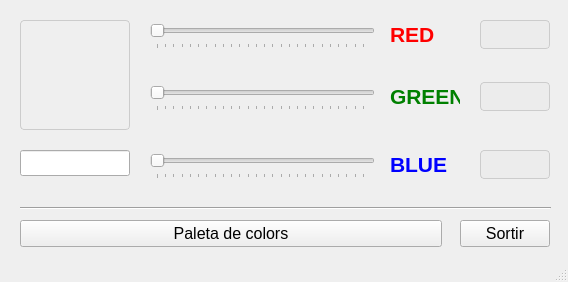
<?xml version="1.0" encoding="UTF-8"?>
<ui version="4.0">
 <class>MainWindow</class>
 <widget class="QMainWindow" name="MainWindow">
  <property name="geometry">
   <rect>
    <x>0</x>
    <y>0</y>
    <width>568</width>
    <height>282</height>
   </rect>
  </property>
  <property name="minimumSize">
   <size>
    <width>568</width>
    <height>282</height>
   </size>
  </property>
  <property name="maximumSize">
   <size>
    <width>568</width>
    <height>282</height>
   </size>
  </property>
  <property name="windowTitle">
   <string>Selector de color</string>
  </property>
  <widget class="QWidget" name="centralwidget">
   <widget class="QLabel" name="colorPreview">
    <property name="geometry">
     <rect>
      <x>20</x>
      <y>20</y>
      <width>110</width>
      <height>110</height>
     </rect>
    </property>
    <property name="minimumSize">
     <size>
      <width>110</width>
      <height>110</height>
     </size>
    </property>
    <property name="maximumSize">
     <size>
      <width>110</width>
      <height>110</height>
     </size>
    </property>
    <property name="styleSheet">
     <string notr="true">border: 1px solid rgb(204,204,204); border-radius: 4px;</string>
    </property>
    <property name="text">
     <string/>
    </property>
   </widget>
   <widget class="QLineEdit" name="colorHex">
    <property name="geometry">
     <rect>
      <x>20</x>
      <y>150</y>
      <width>110</width>
      <height>26</height>
     </rect>
    </property>
    <property name="minimumSize">
     <size>
      <width>110</width>
      <height>26</height>
     </size>
    </property>
    <property name="maximumSize">
     <size>
      <width>110</width>
      <height>26</height>
     </size>
    </property>
    <property name="font">
     <font>
      <family>Monospace</family>
      <kerning>false</kerning>
     </font>
    </property>
    <property name="maxLength">
     <number>9</number>
    </property>
    <property name="alignment">
     <set>Qt::AlignCenter</set>
    </property>
    <property name="readOnly">
     <bool>true</bool>
    </property>
   </widget>
   <widget class="QSlider" name="redSlider">
    <property name="geometry">
     <rect>
      <x>150</x>
      <y>20</y>
      <width>225</width>
      <height>29</height>
     </rect>
    </property>
    <property name="minimumSize">
     <size>
      <width>225</width>
      <height>29</height>
     </size>
    </property>
    <property name="maximumSize">
     <size>
      <width>225</width>
      <height>29</height>
     </size>
    </property>
    <property name="maximum">
     <number>255</number>
    </property>
    <property name="value">
     <number>0</number>
    </property>
    <property name="sliderPosition">
     <number>0</number>
    </property>
    <property name="tracking">
     <bool>true</bool>
    </property>
    <property name="orientation">
     <enum>Qt::Horizontal</enum>
    </property>
    <property name="invertedAppearance">
     <bool>false</bool>
    </property>
    <property name="invertedControls">
     <bool>false</bool>
    </property>
    <property name="tickPosition">
     <enum>QSlider::TicksBelow</enum>
    </property>
    <property name="tickInterval">
     <number>0</number>
    </property>
   </widget>
   <widget class="QSlider" name="greenSlider">
    <property name="geometry">
     <rect>
      <x>150</x>
      <y>82</y>
      <width>225</width>
      <height>29</height>
     </rect>
    </property>
    <property name="minimumSize">
     <size>
      <width>225</width>
      <height>29</height>
     </size>
    </property>
    <property name="maximumSize">
     <size>
      <width>225</width>
      <height>29</height>
     </size>
    </property>
    <property name="maximum">
     <number>255</number>
    </property>
    <property name="orientation">
     <enum>Qt::Horizontal</enum>
    </property>
    <property name="tickPosition">
     <enum>QSlider::TicksBelow</enum>
    </property>
   </widget>
   <widget class="QSlider" name="blueSlider">
    <property name="geometry">
     <rect>
      <x>150</x>
      <y>150</y>
      <width>225</width>
      <height>29</height>
     </rect>
    </property>
    <property name="minimumSize">
     <size>
      <width>225</width>
      <height>29</height>
     </size>
    </property>
    <property name="maximumSize">
     <size>
      <width>225</width>
      <height>29</height>
     </size>
    </property>
    <property name="maximum">
     <number>255</number>
    </property>
    <property name="orientation">
     <enum>Qt::Horizontal</enum>
    </property>
    <property name="tickPosition">
     <enum>QSlider::TicksBelow</enum>
    </property>
   </widget>
   <widget class="QLabel" name="redLabel">
    <property name="geometry">
     <rect>
      <x>390</x>
      <y>20</y>
      <width>70</width>
      <height>29</height>
     </rect>
    </property>
    <property name="minimumSize">
     <size>
      <width>70</width>
      <height>29</height>
     </size>
    </property>
    <property name="maximumSize">
     <size>
      <width>70</width>
      <height>29</height>
     </size>
    </property>
    <property name="font">
     <font>
      <pointsize>16</pointsize>
      <weight>75</weight>
      <bold>true</bold>
     </font>
    </property>
    <property name="styleSheet">
     <string notr="true">color: red;</string>
    </property>
    <property name="text">
     <string>RED</string>
    </property>
   </widget>
   <widget class="QLabel" name="greenLabel">
    <property name="geometry">
     <rect>
      <x>390</x>
      <y>82</y>
      <width>70</width>
      <height>29</height>
     </rect>
    </property>
    <property name="minimumSize">
     <size>
      <width>70</width>
      <height>29</height>
     </size>
    </property>
    <property name="maximumSize">
     <size>
      <width>70</width>
      <height>29</height>
     </size>
    </property>
    <property name="font">
     <font>
      <pointsize>16</pointsize>
      <weight>75</weight>
      <bold>true</bold>
     </font>
    </property>
    <property name="styleSheet">
     <string notr="true">color: green;</string>
    </property>
    <property name="text">
     <string>GREEN</string>
    </property>
   </widget>
   <widget class="QLabel" name="blueLabel">
    <property name="geometry">
     <rect>
      <x>390</x>
      <y>150</y>
      <width>70</width>
      <height>29</height>
     </rect>
    </property>
    <property name="minimumSize">
     <size>
      <width>70</width>
      <height>29</height>
     </size>
    </property>
    <property name="maximumSize">
     <size>
      <width>70</width>
      <height>29</height>
     </size>
    </property>
    <property name="font">
     <font>
      <pointsize>16</pointsize>
      <weight>75</weight>
      <bold>true</bold>
     </font>
    </property>
    <property name="styleSheet">
     <string notr="true">color: blue;</string>
    </property>
    <property name="text">
     <string>BLUE</string>
    </property>
   </widget>
   <widget class="Line" name="line">
    <property name="geometry">
     <rect>
      <x>20</x>
      <y>200</y>
      <width>531</width>
      <height>16</height>
     </rect>
    </property>
    <property name="minimumSize">
     <size>
      <width>531</width>
      <height>16</height>
     </size>
    </property>
    <property name="maximumSize">
     <size>
      <width>531</width>
      <height>16</height>
     </size>
    </property>
    <property name="orientation">
     <enum>Qt::Horizontal</enum>
    </property>
   </widget>
   <widget class="QPushButton" name="paletaButton">
    <property name="geometry">
     <rect>
      <x>20</x>
      <y>220</y>
      <width>422</width>
      <height>27</height>
     </rect>
    </property>
    <property name="minimumSize">
     <size>
      <width>422</width>
      <height>2</height>
     </size>
    </property>
    <property name="maximumSize">
     <size>
      <width>422</width>
      <height>27</height>
     </size>
    </property>
    <property name="font">
     <font>
      <pointsize>12</pointsize>
     </font>
    </property>
    <property name="text">
     <string>Paleta de colors</string>
    </property>
   </widget>
   <widget class="QPushButton" name="sortirButton">
    <property name="geometry">
     <rect>
      <x>460</x>
      <y>220</y>
      <width>90</width>
      <height>27</height>
     </rect>
    </property>
    <property name="minimumSize">
     <size>
      <width>90</width>
      <height>27</height>
     </size>
    </property>
    <property name="maximumSize">
     <size>
      <width>90</width>
      <height>27</height>
     </size>
    </property>
    <property name="font">
     <font>
      <pointsize>12</pointsize>
     </font>
    </property>
    <property name="text">
     <string>Sortir</string>
    </property>
   </widget>
   <widget class="QLabel" name="blueDisplay">
    <property name="geometry">
     <rect>
      <x>480</x>
      <y>150</y>
      <width>70</width>
      <height>29</height>
     </rect>
    </property>
    <property name="minimumSize">
     <size>
      <width>70</width>
      <height>29</height>
     </size>
    </property>
    <property name="maximumSize">
     <size>
      <width>70</width>
      <height>29</height>
     </size>
    </property>
    <property name="font">
     <font>
      <pointsize>16</pointsize>
     </font>
    </property>
    <property name="styleSheet">
     <string notr="true">background-color: rgb(236,236,236);
border: 1px solid rgb(204,204,204);
border-radius: 4px;</string>
    </property>
    <property name="text">
     <string/>
    </property>
    <property name="textFormat">
     <enum>Qt::PlainText</enum>
    </property>
    <property name="scaledContents">
     <bool>false</bool>
    </property>
    <property name="alignment">
     <set>Qt::AlignRight|Qt::AlignTrailing|Qt::AlignVCenter</set>
    </property>
    <property name="margin">
     <number>2</number>
    </property>
    <property name="indent">
     <number>0</number>
    </property>
    <property name="textInteractionFlags">
     <set>Qt::LinksAccessibleByMouse|Qt::TextSelectableByMouse</set>
    </property>
   </widget>
   <widget class="QLabel" name="greenDisplay">
    <property name="geometry">
     <rect>
      <x>480</x>
      <y>82</y>
      <width>70</width>
      <height>29</height>
     </rect>
    </property>
    <property name="minimumSize">
     <size>
      <width>70</width>
      <height>29</height>
     </size>
    </property>
    <property name="maximumSize">
     <size>
      <width>70</width>
      <height>29</height>
     </size>
    </property>
    <property name="font">
     <font>
      <pointsize>16</pointsize>
     </font>
    </property>
    <property name="styleSheet">
     <string notr="true">background-color: rgb(236,236,236);
border: 1px solid rgb(204,204,204);
border-radius: 4px;</string>
    </property>
    <property name="text">
     <string/>
    </property>
    <property name="textFormat">
     <enum>Qt::PlainText</enum>
    </property>
    <property name="alignment">
     <set>Qt::AlignRight|Qt::AlignTrailing|Qt::AlignVCenter</set>
    </property>
    <property name="margin">
     <number>2</number>
    </property>
    <property name="indent">
     <number>0</number>
    </property>
    <property name="textInteractionFlags">
     <set>Qt::LinksAccessibleByMouse|Qt::TextSelectableByMouse</set>
    </property>
   </widget>
   <widget class="QLabel" name="redDisplay">
    <property name="geometry">
     <rect>
      <x>480</x>
      <y>20</y>
      <width>70</width>
      <height>29</height>
     </rect>
    </property>
    <property name="minimumSize">
     <size>
      <width>70</width>
      <height>29</height>
     </size>
    </property>
    <property name="maximumSize">
     <size>
      <width>70</width>
      <height>29</height>
     </size>
    </property>
    <property name="font">
     <font>
      <pointsize>16</pointsize>
     </font>
    </property>
    <property name="styleSheet">
     <string notr="true">background-color: rgb(236,236,236);
border: 1px solid rgb(204,204,204);
border-radius: 4px;</string>
    </property>
    <property name="text">
     <string/>
    </property>
    <property name="textFormat">
     <enum>Qt::PlainText</enum>
    </property>
    <property name="alignment">
     <set>Qt::AlignRight|Qt::AlignTrailing|Qt::AlignVCenter</set>
    </property>
    <property name="margin">
     <number>2</number>
    </property>
    <property name="indent">
     <number>0</number>
    </property>
    <property name="textInteractionFlags">
     <set>Qt::LinksAccessibleByMouse|Qt::TextSelectableByMouse</set>
    </property>
   </widget>
  </widget>
  <widget class="QStatusBar" name="statusbar"/>
 </widget>
 <tabstops>
  <tabstop>redSlider</tabstop>
  <tabstop>greenSlider</tabstop>
  <tabstop>blueSlider</tabstop>
  <tabstop>paletaButton</tabstop>
  <tabstop>sortirButton</tabstop>
  <tabstop>colorHex</tabstop>
 </tabstops>
 <resources/>
 <connections>
  <connection>
   <sender>sortirButton</sender>
   <signal>clicked()</signal>
   <receiver>MainWindow</receiver>
   <slot>close()</slot>
   <hints>
    <hint type="sourcelabel">
     <x>503</x>
     <y>231</y>
    </hint>
    <hint type="destinationlabel">
     <x>349</x>
     <y>184</y>
    </hint>
   </hints>
  </connection>
  <connection>
   <sender>blueSlider</sender>
   <signal>valueChanged(int)</signal>
   <receiver>blueDisplay</receiver>
   <slot>setNum(int)</slot>
   <hints>
    <hint type="sourcelabel">
     <x>238</x>
     <y>158</y>
    </hint>
    <hint type="destinationlabel">
     <x>511</x>
     <y>164</y>
    </hint>
   </hints>
  </connection>
  <connection>
   <sender>greenSlider</sender>
   <signal>valueChanged(int)</signal>
   <receiver>greenDisplay</receiver>
   <slot>setNum(int)</slot>
   <hints>
    <hint type="sourcelabel">
     <x>231</x>
     <y>106</y>
    </hint>
    <hint type="destinationlabel">
     <x>511</x>
     <y>91</y>
    </hint>
   </hints>
  </connection>
  <connection>
   <sender>redSlider</sender>
   <signal>valueChanged(int)</signal>
   <receiver>redDisplay</receiver>
   <slot>setNum(int)</slot>
   <hints>
    <hint type="sourcelabel">
     <x>221</x>
     <y>37</y>
    </hint>
    <hint type="destinationlabel">
     <x>503</x>
     <y>36</y>
    </hint>
   </hints>
  </connection>
 </connections>
</ui>
